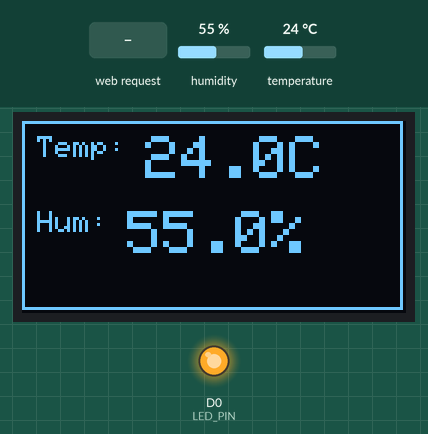
A sketch run on a simulated ESP8266 (NodeMCU). Parts: 128×64 one-colour display, output pins drawn as LEDs (lit = HIGH). Inputs (shaded band) come from the test bench; at power-on: humidity 55 %, temperature 24 °C. What the sketch prints to the serial monitor is not drawn.

Above: at 3.2 s.
3.3 s: humidity set to 22 %
At 4.5 s:
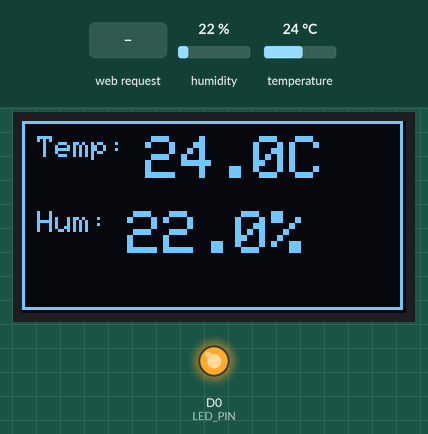
4.8 s: HTTP request GET /on received
At 6.0 s:
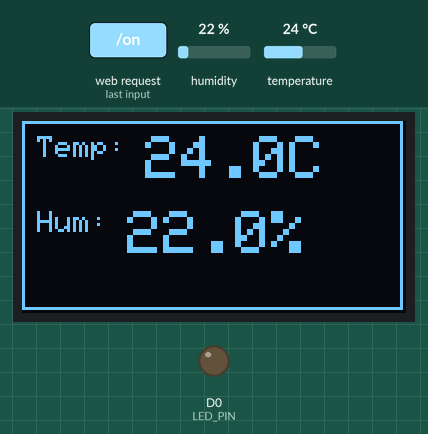
6.3 s: temperature set to 12 °C
At 7.4 s:
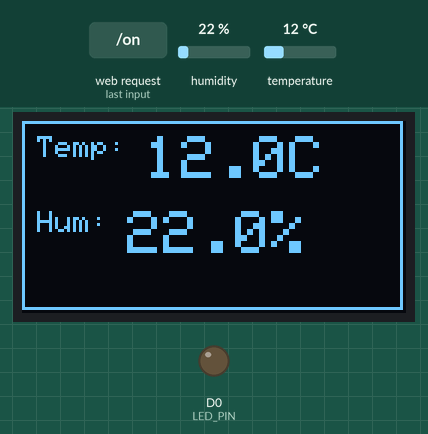
7.8 s: humidity set to 40 %
At 9.0 s:
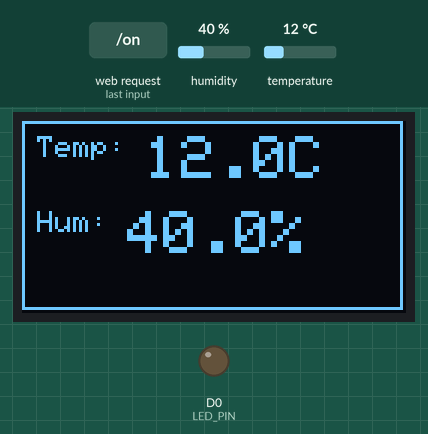
9.3 s: temperature set to 19 °C
At 9.7 s:
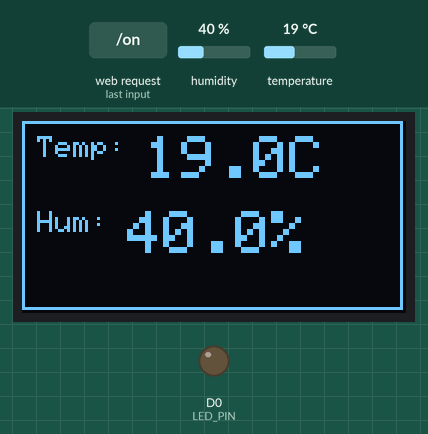
10.8 s: HTTP request GET /off received
At 11.5 s:
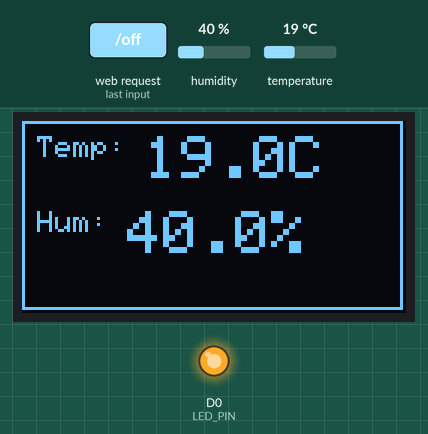
Timing chart, 0 to 13.3 s (numbered marks = the images above; inputs shaded):
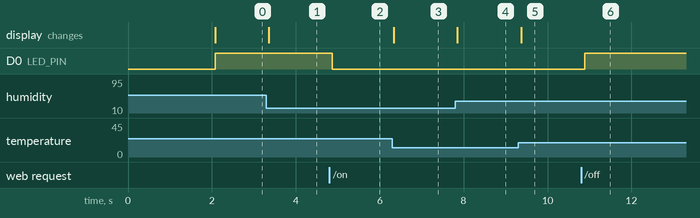

Measured:
- after the input at 3.3 s, the display: changes after 0.05 s (image 1)
- after the input at 4.8 s, D0 (LED_PIN): HIGH → LOW after 0.07 s
- after the input at 6.3 s, the display: changes at once (image 3)
- after the input at 7.8 s, the display: changes after 0.05 s (image 4)
- after the input at 9.3 s, the display: changes after 0.07 s (image 5)
- after the input at 10.8 s, D0 (LED_PIN): LOW → HIGH after 0.09 s

The sketch:

SmartHomeAirCon.ino
```cpp
// Libraries
#include <Wire.h>
#include <Adafruit_GFX.h>
#include <Adafruit_SSD1306.h>
#include <ESP8266WiFi.h>
#include <ESP8266WebServer.h>
#include <dht.h>

#define SCREEN_WIDTH 128 // OLED display width, in pixels
#define SCREEN_HEIGHT 64 // OLED display height, in pixels

#define D4 2 // pin D4 connected to DHT11 sensor
#define LED_PIN 16 // pin connected to LED

dht DHT;
Adafruit_SSD1306 oled(SCREEN_WIDTH, SCREEN_HEIGHT, &Wire, -1); // create SSD1306 display object connected to I2C
ESP8266WebServer server(80); // create WebServer object

String displayString; // String to store temperature and humidity data
bool airconState = false; // Variable to store air conditioner state

const char* ssidap = "SmartHomeWifi"; // Access point SSID
const char* passap = ""; // Access point password

void setup() {
  Serial.begin(115200); // Initialize serial communication

  // Initialize OLED display
  if (!oled.begin(SSD1306_SWITCHCAPVCC, 0x3C)) { // Check if OLED initialization is successful
    Serial.println(F("SSD1306 allocation failed"));
    while (true);
  }

  delay(2000); // Delay for OLED initialization
  oled.clearDisplay(); // Clear OLED display
  oled.setTextSize(1); // Set text size
  oled.setTextColor(WHITE); // Set text color

  // Initialize DHT11 sensor
  pinMode(D4, INPUT);

  // Set up WiFi access point
  WiFi.mode(WIFI_AP);
  WiFi.softAP(ssidap, passap); // Set SSID and password for the access point
  Serial.println("AP Mode. Please connect to SmartHomeWifi to configure");
  Serial.println(WiFi.softAPIP()); // Print access point IP address

  // Create web server routes
  createWebServer();
  server.begin();

  // Set LED pin as output
  pinMode(LED_PIN, OUTPUT);
}

void loop() {
  server.handleClient(); // Handle web server requests

  // Read temperature and humidity
  int chk = DHT.read11(D4);
  float humidity = DHT.humidity;
  float temperatureC = DHT.temperature;

  // Display temperature and humidity on OLED
  oled.clearDisplay(); // Clear display

  // Draw rectangle border
  oled.drawRect(0, 0, SCREEN_WIDTH - 1, SCREEN_HEIGHT - 1, WHITE);

  // Display temperature
  oled.setTextSize(1); // Set text size for labels
  oled.setCursor(5, 5);
  oled.print("Temp: ");
  oled.setTextSize(2); // Set text size for temperature value
  oled.println(String(temperatureC, 1) + "C");

  // Display humidity
  oled.setTextSize(1); // Set text size for labels
  oled.setCursor(5, 30);
  oled.print("Hum: ");
  oled.setTextSize(2); // Set text size for humidity value
  oled.println(String(humidity, 1) + "%");

  oled.display(); // Display content

  // Control air conditioner based on web server input
  if (airconState) {
    digitalWrite(LED_PIN, LOW); // Turn on the LED
  } else {
    digitalWrite(LED_PIN, HIGH); // Turn off the LED
  }
}

void createWebServer() {
  server.on("/", HTTP_GET, []() {
    // Send HTML response with welcome message and buttons
    String content = "<html><head>";
    content += "<style>button {font-size: 20px;}</style>"; // Set button font size
    content += "<script>function updateData(){fetch('/data').then(response => response.json()).then(data => {document.getElementById('temp').innerText = data.temp;document.getElementById('hum').innerText = data.hum;});}setInterval(updateData, 2000);</script>";
    content += "</head><body onload='updateData()'>";
    content += "<h1 style='text-align:center;'>Welcome to Smart Home Air Conditioning Control System</h1>";
    content += "<p style='text-align:center;font-size:24px;'>Temperature: <span id='temp'>--</span>&deg;C<br>Humidity: <span id='hum'>--</span>%</p>";
    content += "<div style='text-align:center;'><button style='background-color: #33b249' onclick='turnOnAircon()'>Turn On Aircon</button>"; // Green color for ON button
    content += "<button style='background-color: #ED0800' onclick='turnOffAircon()'>Turn Off Aircon</button></div>"; // Red color for OFF button
    content += "<script>function turnOnAircon(){fetch('/on');}function turnOffAircon(){fetch('/off');}</script>";
    content += "</body></html>";
    server.send(200, "text/html", content); // Send response
  });

  server.on("/on", HTTP_GET, []() {
    airconState = true; // Set aircon state to ON
    server.send(200, "text/plain", "Aircon is ON"); // Send response
  });

  server.on("/off", HTTP_GET, []() {
    airconState = false; // Set aircon state to OFF
    server.send(200, "text/plain", "Aircon is OFF"); // Send response
  });

  server.on("/data", HTTP_GET, []() {
    // Send JSON response with temperature and humidity data
    String data = "{\"temp\":\"" + String(DHT.temperature, 1) + "\",\"hum\":\"" + String(DHT.humidity, 1) + "\"}";
    server.send(200, "application/json", data); // Send response
  });
}
```
